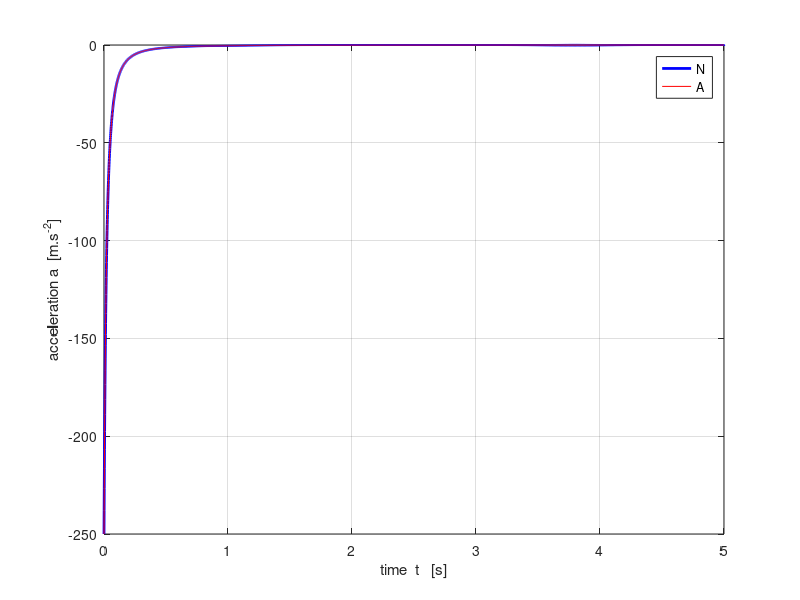
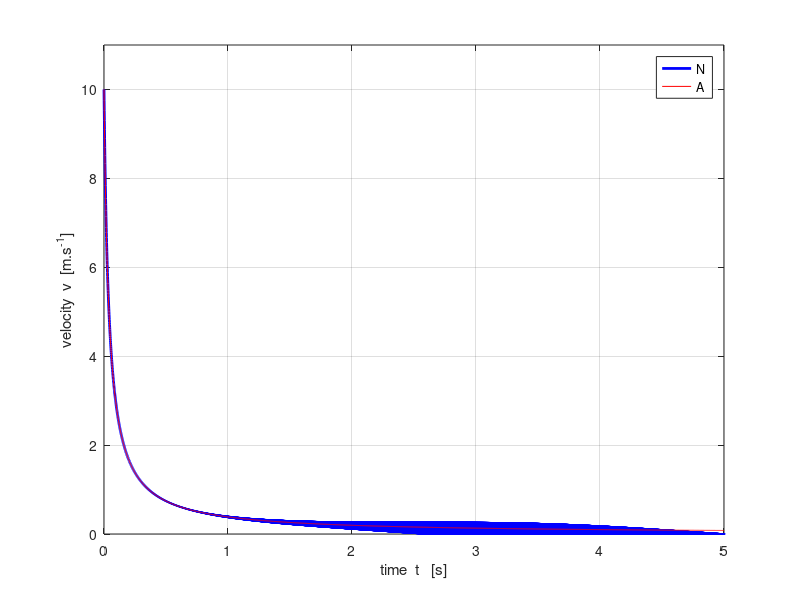
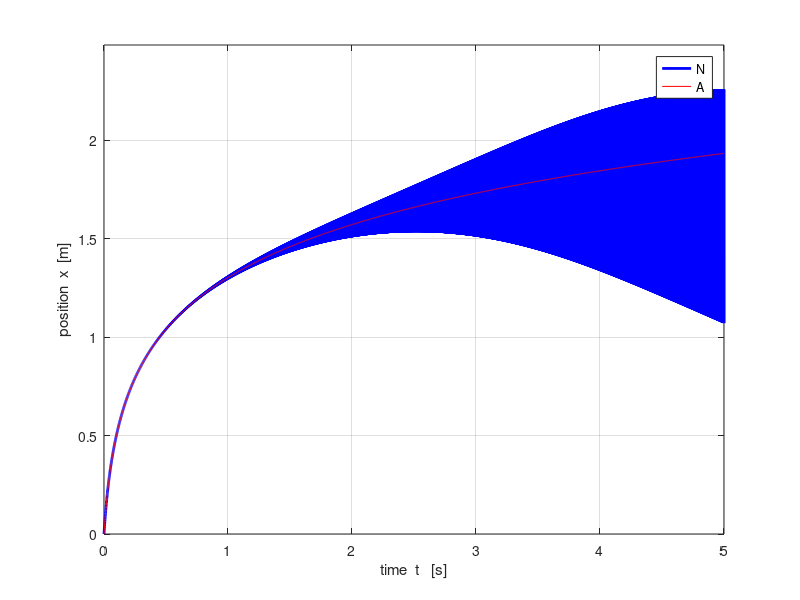
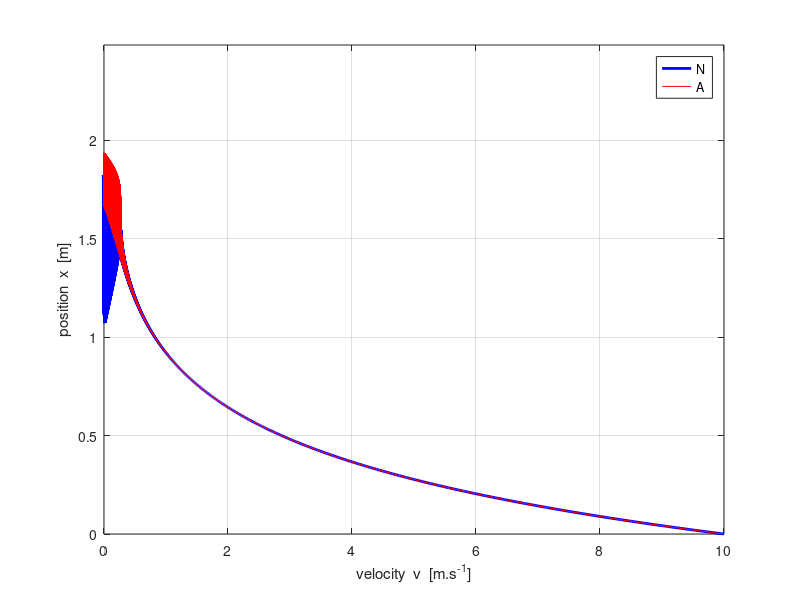

The MATLAB script that drew these images, in order:
% mec_fr_bv2.m

clear all
close all
clc

% 21 apr 2015
% Ian Cooper   School of Physics   University of Sydney
% cooper@physics.usyd.edu.au
% http://www.physics.usyd.edu.au/teach_res/mp/mphome.htm

% Input Parameters -------------------------------------------------------
   m = 2;
   b = 5;
   v0 = 10;
   tMax = 5;
   dt = 1e-3;

% SETUP ------------------------------------------------------------------
   k = (b/m)*dt;
   t(1) = 0; t(2) = dt;
   v(1) = v0;
   a(1) = -(b/m) * v(1)^2;
   v(2) = v(1) + a(1) * dt;
   a(2) = -(b/m) * v(2)^2;
   v(2) = v(1) + 0.5*(a(1)+a(2)) * dt;
    
   flag = 1;
   c = 3;

while flag > 0,
    v(c) = v(c-2) -2* k * v(c-1)^2;
    t(c) = t(c-1) + dt;
    if t(c) > tMax
        flag = -10;
    end;
    c = c + 1;
end

x(1) = 0;
x(2) = 0.5*(v(1)+v(2)) * dt;

for cc = 3 : c-1
 x(cc) = x(cc-2) + 2*dt*v(cc-1);    
end

a = -(b/m) .* v.^2;

vA = v0 ./ (1 + (b*v0/m) .* t);
xA = (m/b) .* log(1+(b*v0/m) .* t);
aA = -(b/m) .* vA.^2;

% figure(1)
% fs = 9;
% set(gcf,'units','normalized','position',[0.2 0.2 0.18 0.22]);
% tx = 'time  t   [s]';
% ty = 'velocity  v  [m.s^{-1}]';
% xP = t; yP = v;
% Xrange = [0 1.0 * max(xP)];
% Yrange = [0 1.1 * max(yP)];
%    plot(xP,yP,'b','lineWidth',2)
% hold on
% yP = vA;
%     plot(xP,yP,'r')
% grid on
% xlabel(tx); ylabel(ty);
% set(gca,'Xlim',Xrange);
% set(gca,'Ylim',Yrange);
% 
% 
% figure(2)
% fs = 9;
% set(gcf,'units','normalized','position',[0.4 0.2 0.18 0.22]);
% tx = 'time  t   [s]';
% ty = 'position  x  [m]';
% xP = t; yP = x;
% Xrange = [0 1.0 * max(xP)];
% Yrange = [0 1.1 * max(yP)];
%    plot(xP,yP,'b','lineWidth',2)
% hold on
% yP = xA;
%     plot(xP,yP,'r')
% grid on
% xlabel(tx); ylabel(ty);
% set(gca,'Xlim',Xrange);
% set(gca,'Ylim',Yrange);
% 
% figure(3)
% fs = 9;
% set(gcf,'units','normalized','position',[0.6 0.2 0.18 0.22]);
% tx = 'time  t   [s]';
% ty = 'acceleration  a  [m.s_{-2}]';
% xP = t; yP = b .* v.^2;
% Xrange = [0 1.0 * max(xP)];
% Yrange = [0 1.1 * max(yP)];
%    plot(xP,yP,'b','lineWidth',2)
% hold on
% yP = xA;
%    plot(xP,yP,'r')
% grid on
% xlabel(tx); ylabel(ty);
% set(gca,'Xlim',Xrange);
% set(gca,'Ylim',Yrange);

figure(1)   % acceleration ------------------------------------------------
fs = 9;
set(gcf,'units','normalized','position',[0.1 0.2 0.18 0.22]);
tx = 'time  t   [s]';
ty = 'acceleration a  [m.s^{-2}]';
xP = t; yP = a;
Xrange = [0 1.0 * max(xP)];
Yrange = [0 1.1 * max(yP)];
   plot(xP,yP,'b','lineWidth',2)
hold on
yP = aA;
    plot(xP,yP,'r')
grid on
xlabel(tx); ylabel(ty);
set(gca,'Xlim',Xrange);
%set(gca,'Ylim',Yrange);
legend('N','A');

figure(2)   % velocity ----------------------------------------------------
fs = 9;
set(gcf,'units','normalized','position',[0.3 0.2 0.18 0.22]);
tx = 'time  t   [s]';
ty = 'velocity  v  [m.s^{-1}]';
xP = t; yP = v;
Xrange = [0 1.0 * max(xP)];
Yrange = [0 1.1 * max(yP)];
   plot(xP,yP,'b','lineWidth',2)
hold on
yP = vA;
    plot(xP,yP,'r')
grid on
xlabel(tx); ylabel(ty);
set(gca,'Xlim',Xrange);
set(gca,'Ylim',Yrange);
legend('N','A');


figure(3)    % displacement ---------------------------------------------
fs = 9;
set(gcf,'units','normalized','position',[0.5 0.2 0.18 0.22]);
tx = 'time  t   [s]';
ty = 'position  x  [m]';
xP = t; yP = x;
Xrange = [0 1.0 * max(xP)];
Yrange = [0 1.1 * max(yP)];
   plot(xP,yP,'b','lineWidth',2)
hold on
yP = xA;
    plot(xP,yP,'r')
grid on
xlabel(tx); ylabel(ty);
set(gca,'Xlim',Xrange);
set(gca,'Ylim',Yrange);
legend('N','A');

figure(4)    % displacement ---------------------------------------------
fs = 9;
set(gcf,'units','normalized','position',[0.7 0.2 0.18 0.22]);
tx = 'velocity  v  [m.s^{-1}]';
ty = 'position  x  [m]';
xP = v; yP = x;
Xrange = [0 1.0 * max(xP)];
Yrange = [0 1.1 * max(yP)];
   plot(xP,yP,'b','lineWidth',2)
hold on
yP = xA;
    plot(xP,yP,'r')
grid on
xlabel(tx); ylabel(ty);
set(gca,'Xlim',Xrange);
set(gca,'Ylim',Yrange);
legend('N','A');
